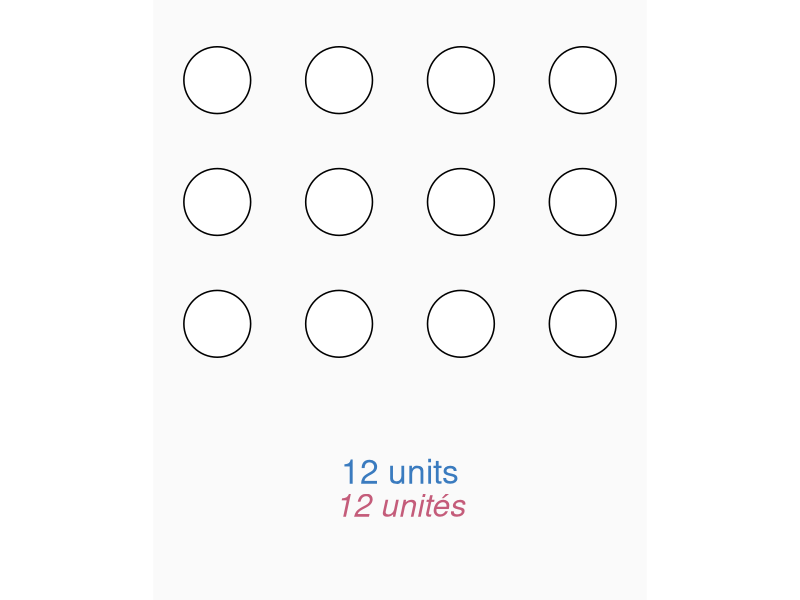
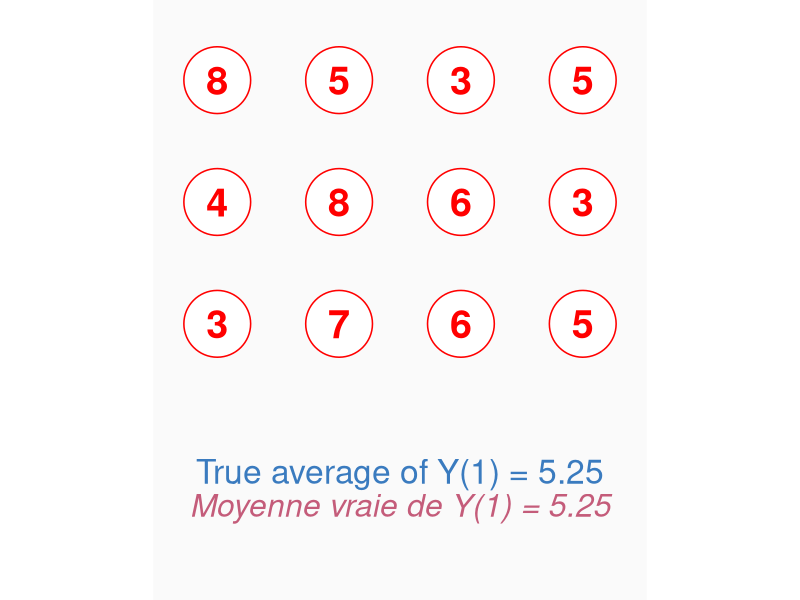
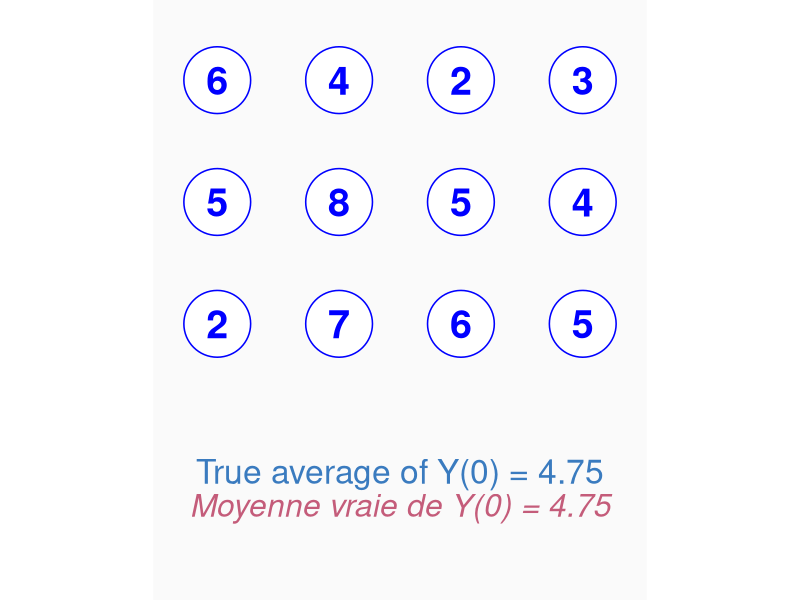
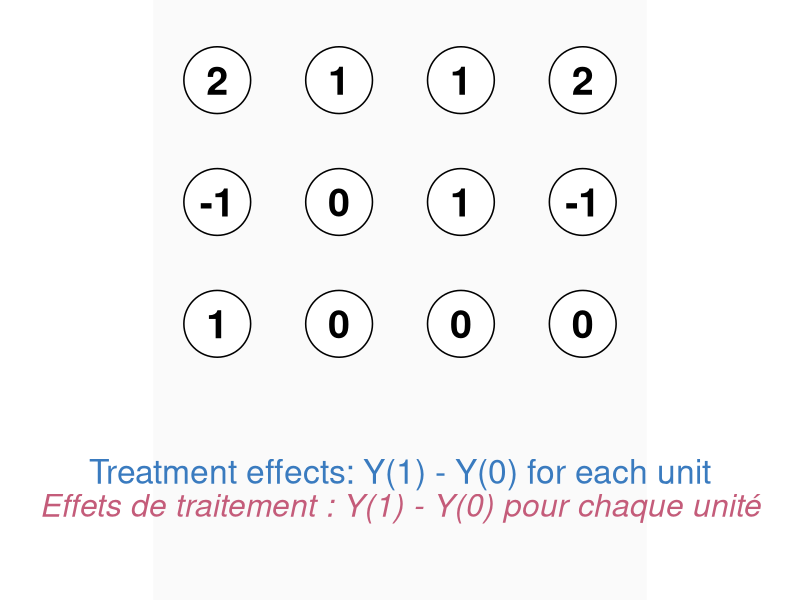
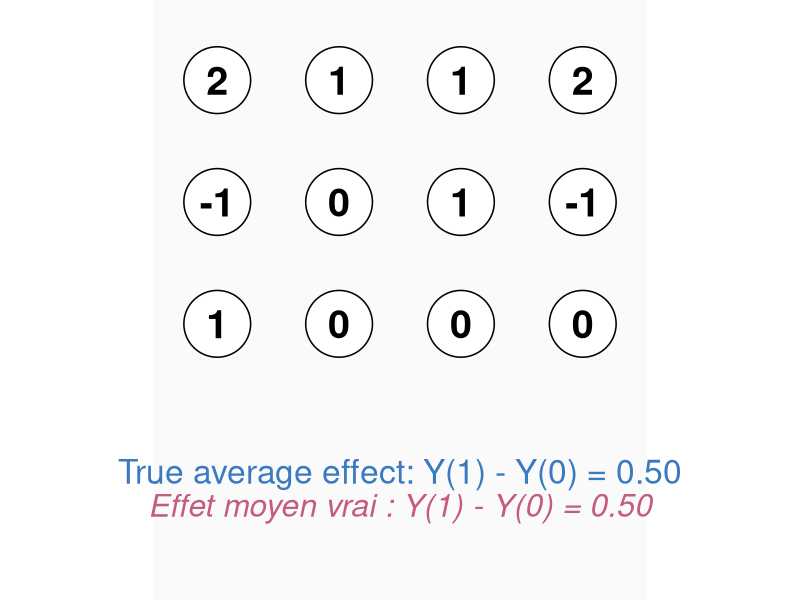
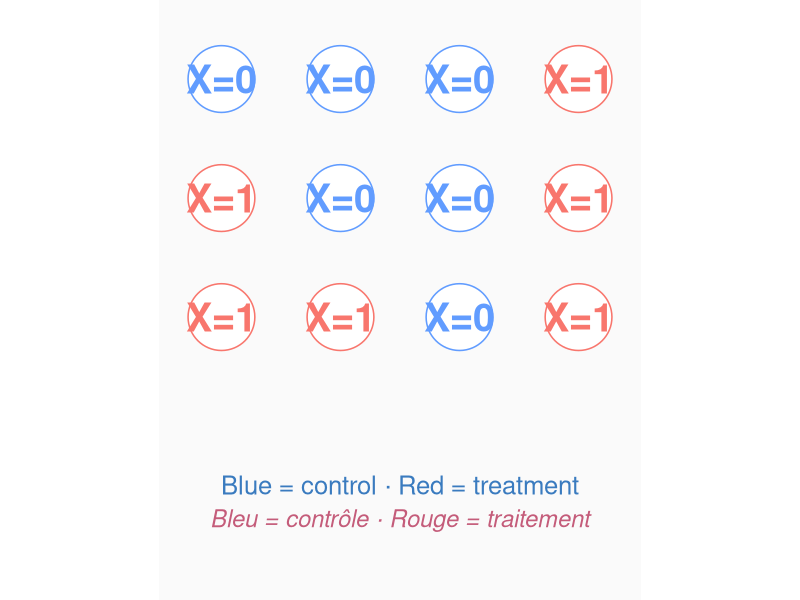
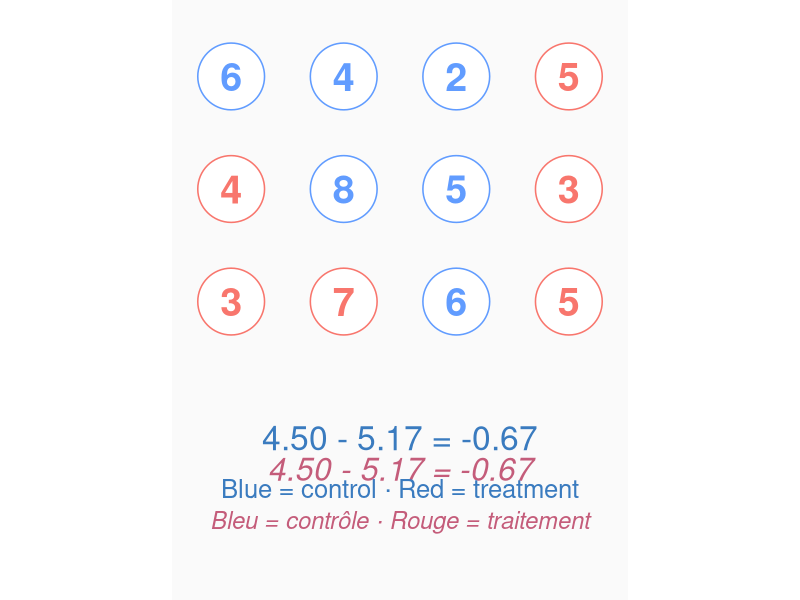
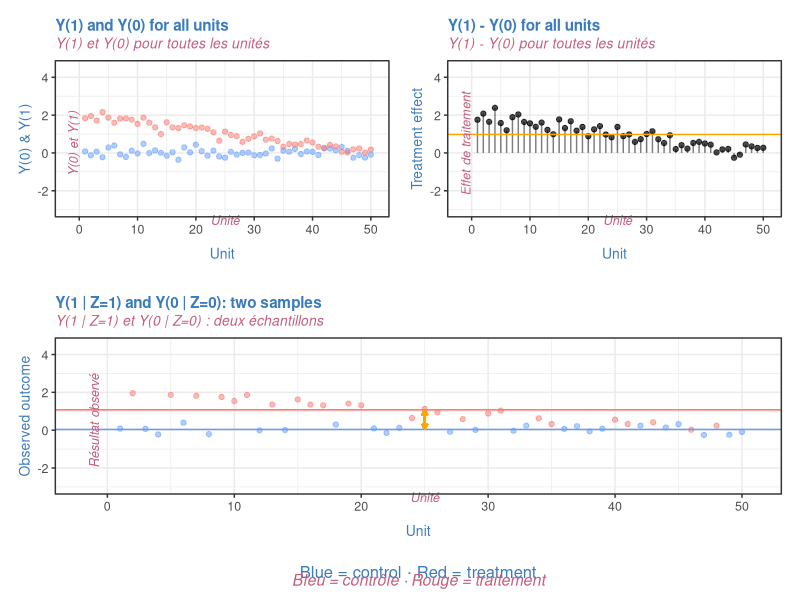

These figures' R source, in order:
## ---- chunk 1
library(tidyverse)
library(knitr)
library(patchwork)

opts_chunk$set(
  fig.align = "center",
  fig.width = 9,
  fig.height = 6.5
)

COL_EN <- "#3a7bbf"
COL_FR <- "#c45c7a"

add_bilingual_note <- function(
  p,
  x,
  y,
  en,
  fr,
  size_en = 8.5,
  size_fr = 8
) {
  if (!is.null(en)) {
    p <- p +
      annotate(
        "text",
        x = x,
        y = y + 0.14,
        label = en,
        color = COL_EN,
        size = size_en,
        lineheight = 0.9
      )
  }
  if (!is.null(fr)) {
    p <- p +
      annotate(
        "text",
        x = x,
        y = y - 0.14,
        label = fr,
        color = COL_FR,
        size = size_fr,
        lineheight = 0.9,
        fontface = "italic"
      )
  }
  p
}

plot_grid <- function(
  Y,
  X = rep(1, length(Y)),
  labels = NULL,
  title_en = NULL,
  title_fr = NULL,
  legend_en = NULL,
  legend_fr = NULL,
  color = "red"
) {
  stopifnot(length(Y) == 12)
  stopifnot(length(X) == 12)

  if (is.null(labels)) {
    labels <- if (is.numeric(Y)) as.character(Y) else as.character(Y)
  }
  stopifnot(length(labels) == 12)

  df <- tibble(
    x = rep(1:4, each = 3),
    y = rep(3:1, times = 4),
    label = labels,
    show = X == 1
  )

  df_show <- df |> filter(show)
  show_text <- any(!is.na(df_show$label) & df_show$label != "", na.rm = TRUE)

  p <- ggplot(df, aes(x, y)) +
    geom_point(
      data = df_show,
      shape = 21,
      fill = "white",
      color = color,
      size = 22,
      stroke = 0.8
    )

  if (show_text) {
    p <- p +
      geom_text(
        data = df_show,
        aes(label = label),
        color = color,
        size = 10,
        fontface = "bold"
      )
  }

  y_bottom <- -0.6
  if (!is.null(title_en) || !is.null(title_fr)) {
    p <- add_bilingual_note(p, 2.5, -0.35, title_en, title_fr)
    y_bottom <- -0.85
  }
  if (!is.null(legend_en) || !is.null(legend_fr)) {
    p <- add_bilingual_note(
      p, 2.5, y_bottom + 0.05, legend_en, legend_fr, 6.5, 6
    )
    y_bottom <- y_bottom - 0.35
  }

  p +
    coord_equal(
      xlim = c(0.7, 4.3),
      ylim = c(y_bottom, 3.4),
      clip = "off"
    ) +
    theme_void() +
    theme(
      plot.background = element_rect(fill = "grey98", color = NA),
      plot.margin = margin(4, 4, 18, 4)
    )
}

Y1 <- c(8, 4, 3,
       5, 8, 7,
       3, 6, 6,
       5, 3, 5)

Y0 <- c(6, 5, 2,
       4, 8, 7,
       2, 5, 6,
       3, 4, 5)

X_sample1 <- c(1, 1, 1, 0, 0, 1, 0, 0, 0, 1, 0, 1)
X_sample2 <- c(1, 1, 0, 0, 0, 1, 0, 1, 1, 0, 1, 0)
X_sample3 <- c(1, 1, 0, 1, 1, 0, 0, 0, 1, 1, 0, 0)

set.seed(123)
Z_assign <- rep(0L, 12L)
Z_assign[sample(12L, 6L)] <- 1L

PO_TREAT <- "#F8766D"
PO_CONTROL <- "#619CFF"
PO_LEGEND_EN <- "Blue = control · Red = treatment"
PO_LEGEND_FR <- "Bleu = contrôle · Rouge = traitement"

plot_assignment <- function(
  labels,
  Z,
  title_en = NULL,
  title_fr = NULL,
  subtitle_en = NULL,
  subtitle_fr = NULL,
  legend_en = PO_LEGEND_EN,
  legend_fr = PO_LEGEND_FR
) {
  stopifnot(length(labels) == 12, length(Z) == 12)

  df <- tibble(
    x = rep(1:4, each = 3),
    y = rep(3:1, times = 4),
    label = as.character(labels),
    treated = Z == 1
  )

  p <- ggplot(df, aes(x, y)) +
    geom_point(
      aes(color = treated),
      shape = 21,
      fill = "white",
      size = 22,
      stroke = 0.8
    ) +
    geom_text(
      aes(label = label, color = treated),
      size = 10,
      fontface = "bold"
    ) +
    scale_color_manual(
      values = c(`TRUE` = PO_TREAT, `FALSE` = PO_CONTROL),
      guide = "none"
    ) +
    theme_void() +
    theme(
      plot.background = element_rect(fill = "grey98", color = NA),
      plot.margin = margin(4, 4, 18, 4)
    )

  y_bottom <- -0.6
  if (!is.null(title_en) || !is.null(title_fr)) {
    p <- add_bilingual_note(p, 2.5, -0.35, title_en, title_fr)
    y_bottom <- -0.85
  }
  if (!is.null(subtitle_en) || !is.null(subtitle_fr)) {
    p <- add_bilingual_note(
      p, 2.5, y_bottom + 0.05, subtitle_en, subtitle_fr, 7, 6.5
    )
    y_bottom <- y_bottom - 0.3
  }
  if (!is.null(legend_en) || !is.null(legend_fr)) {
    p <- add_bilingual_note(
      p, 2.5, y_bottom + 0.05, legend_en, legend_fr, 6.5, 6
    )
    y_bottom <- y_bottom - 0.35
  }

  p +
    coord_equal(xlim = c(0.7, 4.3), ylim = c(y_bottom, 3.4), clip = "off")
}

po_panel <- function(
  p,
  N,
  title_en,
  title_fr,
  x_en = "Unit",
  x_fr = "Unité",
  y_en = "Outcome",
  y_fr = "Résultat"
) {
  p +
    coord_cartesian(xlim = c(-1.5, N + 0.5), ylim = c(-3, 4.5), clip = "off") +
    labs(title = title_en, subtitle = title_fr, x = x_en, y = y_en) +
    theme_bw() +
    theme(
      plot.title = element_text(
        color = COL_EN, size = 11, face = "bold", margin = margin(b = 2)
      ),
      plot.subtitle = element_text(
        color = COL_FR, size = 10, face = "italic", margin = margin(b = 6)
      ),
      axis.title.x = element_text(color = COL_EN, size = 10, margin = margin(t = 8)),
      axis.title.y = element_text(color = COL_EN, size = 10),
      axis.text = element_text(size = 9),
      legend.position = "none",
      plot.margin = margin(8, 8, 16, 8, "pt")
    ) +
    annotate(
      "text", x = N / 2, y = -3.55, label = x_fr,
      color = COL_FR, size = 3.2, fontface = "italic"
    ) +
    annotate(
      "text", x = -1.05, y = 0.5, label = y_fr,
      color = COL_FR, size = 3.2, fontface = "italic", angle = 90
    )
}

po.graph <- function(N, Y0, Y1, u, Z, excludep4 = FALSE) {
  data <- data.frame(u = u, Y0 = Y0, Y1 = Y1, Z = Z)

  p1 <- ggplot(data, aes(x = u, y = Y0)) +
    geom_point(col = PO_CONTROL, alpha = 0.5) +
    geom_point(aes(y = Y1), col = PO_TREAT, alpha = 0.5)
  p1 <- po_panel(
    p1, N,
    "Y(1) and Y(0) for all units",
    "Y(1) et Y(0) pour toutes les unités",
    y_en = "Y(0) & Y(1)", y_fr = "Y(0) et Y(1)"
  )

  p2 <- ggplot(data, aes(x = u, y = Y1 - Y0)) +
    geom_point(aes(y = Y1 - Y0), alpha = 0.7) +
    geom_segment(aes(x = u, xend = u, y = 0, yend = Y1 - Y0), alpha = 0.5) +
    geom_hline(aes(yintercept = mean(Y1 - Y0)), color = "orange")
  p2 <- po_panel(
    p2, N,
    "Y(1) - Y(0) for all units",
    "Y(1) - Y(0) pour toutes les unités",
    y_en = "Treatment effect", y_fr = "Effet de traitement"
  )

  mean_y0_z0 <- mean(data$Y0[data$Z == 0])
  mean_y1_z1 <- mean(data$Y1[data$Z == 1])
  gap_inset <- 0.08
  gap_arrow <- arrow(ends = "both", length = unit(0.12, "cm"))
  gap_segment <- function(y0, y1) {
    list(
      ylo = min(y0, y1) + gap_inset,
      yhi = max(y0, y1) - gap_inset
    )
  }
  gap_p3 <- gap_segment(mean_y0_z0, mean_y1_z1)

  p3 <- data |>
    mutate(Y = ifelse(Z == 0, Y0, Y1)) |>
    ggplot(aes(x = u, y = Y)) +
    geom_point(col = ifelse(Z, PO_TREAT, PO_CONTROL), alpha = 0.5) +
    geom_hline(yintercept = mean_y0_z0, col = PO_CONTROL) +
    geom_hline(yintercept = mean_y1_z1, col = PO_TREAT) +
    geom_segment(
      x = N / 2, xend = N / 2, y = gap_p3$ylo, yend = gap_p3$yhi,
      inherit.aes = FALSE, color = "orange", linewidth = 0.9, arrow = gap_arrow
    )
  p3 <- po_panel(
    p3, N,
    "Y(1 | Z=1) and Y(0 | Z=0): two samples",
    "Y(1 | Z=1) et Y(0 | Z=0) : deux échantillons",
    y_en = "Observed outcome", y_fr = "Résultat observé"
  )

  mean_y0_left  <- mean(data$Y0[data$Z == 0 & data$u <= N / 2])
  mean_y1_left  <- mean(data$Y1[data$Z == 1 & data$u <= N / 2])
  mean_y0_right <- mean(data$Y0[data$Z == 0 & data$u > N / 2])
  mean_y1_right <- mean(data$Y1[data$Z == 1 & data$u > N / 2])
  gap_p4_left  <- gap_segment(mean_y0_left, mean_y1_left)
  gap_p4_right <- gap_segment(mean_y0_right, mean_y1_right)

  p4 <- ggplot(data, aes(x = u, y = Y0)) +
    geom_point(col = PO_CONTROL, alpha = 0.7) +
    geom_point(aes(y = Y1), col = PO_TREAT, alpha = 0.5) +
    geom_segment(
      data = data[Z == 0 & u <= N / 2, ],
      aes(x = 1, xend = N / 2, y = mean_y0_left, yend = mean_y0_left),
      lwd = 1.3, col = PO_CONTROL, inherit.aes = FALSE
    ) +
    geom_segment(
      data = data[Z == 1 & u <= N / 2, ],
      aes(x = 1, xend = N / 2, y = mean_y1_left, yend = mean_y1_left),
      lwd = 1.3, col = PO_TREAT, inherit.aes = FALSE
    ) +
    geom_segment(
      data = data[Z == 0 & u > N / 2, ],
      aes(x = N / 2, xend = N, y = mean_y0_right, yend = mean_y0_right),
      lwd = 1.3, col = PO_CONTROL, inherit.aes = FALSE
    ) +
    geom_segment(
      data = data[Z == 1 & u > N / 2, ],
      aes(x = N / 2, xend = N, y = mean_y1_right, yend = mean_y1_right),
      lwd = 1.3, col = PO_TREAT, inherit.aes = FALSE
    ) +
    geom_segment(
      x = (1 + N / 2) / 2, xend = (1 + N / 2) / 2,
      y = gap_p4_left$ylo, yend = gap_p4_left$yhi,
      inherit.aes = FALSE, color = "orange", linewidth = 0.9, arrow = gap_arrow
    ) +
    geom_segment(
      x = (N / 2 + N) / 2, xend = (N / 2 + N) / 2,
      y = gap_p4_right$ylo, yend = gap_p4_right$yhi,
      inherit.aes = FALSE, color = "orange", linewidth = 0.9, arrow = gap_arrow
    )
  p4 <- po_panel(
    p4, N, "Subgroup ATEs", "ATE par sous-groupe",
    y_en = "Y(0) & Y(1)", y_fr = "Y(0) et Y(1)"
  )

  if (!excludep4) {
    combined <- (p1 | p2) / (p3 | p4)
  } else {
    combined <- wrap_plots(p1, p2, p3, design = "12\n33")
  }

  caption_plot <- add_bilingual_note(
    ggplot(), 0.5, 0.55, PO_LEGEND_EN, PO_LEGEND_FR, 4.2, 4
  ) +
    coord_cartesian(xlim = c(0, 1), ylim = c(0, 1), clip = "off") +
    theme_void()

  combined / caption_plot + plot_layout(heights = c(10, 0.7))
}

y1_hist <- c(7, 5, 3, 3, 5, 8, 6, 5, 3, 7, 6, 5)
tau_hist <- c(1, 1, 1, 0, 0, 0, 1, 1, 1, 0, 0, 0)
y0_hist <- y1_hist - tau_hist

set.seed(123)
n_hist_sim <- 3000
y1_sample_means <- replicate(n_hist_sim, mean(y1_hist[sample(12, 6)]))
ate_estimates <- replicate(n_hist_sim, {
  z <- rep(0L, 12L)
  z[sample(12, 6)] <- 1L
  mean(y1_hist[z == 1]) - mean(y0_hist[z == 0])
})

plot_sample_hist <- function(
  values,
  true_value,
  fill_col,
  title_en,
  title_fr,
  x_en,
  x_fr
) {
  p <- ggplot(tibble(x = values), aes(x)) +
    geom_histogram(bins = 16, fill = fill_col, color = "white", alpha = 0.9) +
    geom_vline(xintercept = true_value, linewidth = 1) +
    labs(title = title_en, subtitle = title_fr, x = x_en, y = "Count") +
    theme_bw() +
    theme(
      plot.title = element_text(color = COL_EN, face = "bold", size = 13),
      plot.subtitle = element_text(color = COL_FR, face = "italic", size = 11),
      axis.title.x = element_text(color = COL_EN, size = 10, margin = margin(t = 8)),
      axis.title.y = element_text(color = COL_EN, size = 10),
      plot.margin = margin(8, 8, 18, 8)
    )

  built <- ggplot_build(p)
  ymax <- max(built$data[[1]]$count, na.rm = TRUE)
  x_mid <- mean(range(values))

  p +
    expand_limits(y = ymax * 1.12) +
    coord_cartesian(clip = "off") +
    annotate(
      "text", x = x_mid, y = -0.14 * ymax, label = x_fr,
      color = COL_FR, size = 3.2, fontface = "italic"
    ) +
    annotate(
      "text", x = -Inf, y = Inf, label = "Fréquence",
      color = COL_FR, size = 3.2, fontface = "italic",
      vjust = 1.8, hjust = -0.15
    )
}
## ---- chunk 2
plot_grid(
  Y = rep(0, 12),
  labels = rep("", 12),
  title_en = "12 units",
  title_fr = "12 unités",
  color = "black"
)
## ---- chunk 3
plot_grid(
  Y1,
  title_en = sprintf("True average of Y(1) = %.2f", mean(Y1)),
  title_fr = sprintf("Moyenne vraie de Y(1) = %.2f", mean(Y1)),
  color = "red"
)
## ---- chunk 4
plot_grid(
  Y0,
  title_en = sprintf("True average of Y(0) = %.2f", mean(Y0)),
  title_fr = sprintf("Moyenne vraie de Y(0) = %.2f", mean(Y0)),
  color = "blue"
)
## ---- chunk 5
plot_grid(
  Y1 - Y0,
  title_en = "Treatment effects: Y(1) - Y(0) for each unit",
  title_fr = "Effets de traitement : Y(1) - Y(0) pour chaque unité",
  color = "black"
)
## ---- chunk 6
plot_grid(
  Y1 - Y0,
  title_en = sprintf(
    "True average effect: Y(1) - Y(0) = %.2f",
    mean(Y1 - Y0)
  ),
  title_fr = sprintf(
    "Effet moyen vrai : Y(1) - Y(0) = %.2f",
    mean(Y1 - Y0)
  ),
  color = "black"
)
## ---- chunk 7
plot_assignment(
  labels = if_else(Z_assign == 1, "X=1", "X=0"),
  Z = Z_assign
)
## ---- chunk 8
est_diff <- sprintf(
  "%.2f - %.2f = %.2f",
  mean(Y1[Z_assign == 1]),
  mean(Y0[Z_assign == 0]),
  mean(Y1[Z_assign == 1]) - mean(Y0[Z_assign == 0])
)
plot_assignment(
  labels = if_else(Z_assign == 1, as.character(Y1), as.character(Y0)),
  Z = Z_assign,
#  subtitle_en = "Sample mean difference",
#  subtitle_fr = "Différence des moyennes d'échantillon"
  title_en = est_diff,
  title_fr = est_diff,
)
## ---- chunk 9
set.seed(1)
## ---- chunk 10
N_po <- 50
u_po <- seq(1:N_po)
Y1_po <- 1 - (u_po - N_po / 2) / 25 + rnorm(N_po) / 5
Y0_po <- 0 + rnorm(N_po) / 5
Z_po <- 1:N_po %in% sample(N_po, N_po / 2)

po.graph(N_po, Y0_po, Y1_po, u_po, Z_po, excludep4 = TRUE)
## ---- chunk 11
set.seed(1)
N_po <- 50
u_po <- seq(1:N_po)
Y1_po <- 1 - (u_po - N_po / 2) / 25 + rnorm(N_po) / 5
Y0_po <- 0 + rnorm(N_po) / 5
Z_po <- 1 * (u_po > 25)

po.graph(N_po, Y0_po, Y1_po, u_po, Z_po, excludep4 = TRUE)
## ---- chunk 12
#| echo: false
#| fig-align: center
#| fig-width: 6
#| fig-height: 5.25
#| out-width: 100%
plot_assignment(
  labels = if_else(Z_assign == 1, as.character(Y1), as.character(Y0)),
  Z = Z_assign,
  title_en = est_diff,
  title_fr = est_diff,
  subtitle_en = "Sample mean difference",
  subtitle_fr = "Différence des moyennes d'échantillon"
)
## ---- chunk 13
#| echo: false
#| fig-align: center
#| fig-width: 6
#| fig-height: 5.25
#| out-width: 100%
plot_assignment(
  labels = if_else(Z_assign == 1, as.character(Y1), as.character(Y0)),
  Z = sample(Z_assign),
  title_en = est_diff,
  title_fr = est_diff,
  subtitle_en = "Sample mean difference",
  subtitle_fr = "Différence des moyennes d'échantillon"
)
## ---- chunk 14
plot_sample_hist(
  values = ate_estimates,
  true_value = mean(tau_hist),
  fill_col = "#984EA3",
  title_en = "Distribution of ATE estimates",
  title_fr = "Distribution des estimations de l'ATE",
  x_en = "Estimated ATE",
  x_fr = "ATE estimé"
)
## ---- chunk 15
plot_grid(
  Y1,
  X = X_sample1,
  title_en = sprintf(
    "Average Y(1) of sample #1 = %.2f",
    mean(Y1[X_sample1 == 1])
  ),
  title_fr = sprintf(
    "Moyenne de Y(1) de l'échantillon n°1 = %.2f",
    mean(Y1[X_sample1 == 1])
  ),
  color = "red"
)
## ---- chunk 16
plot_grid(
  Y1,
  X = X_sample2,
  title_en = sprintf(
    "Average Y(1) of sample #2 = %.2f",
    mean(Y1[X_sample2 == 1])
  ),
  title_fr = sprintf(
    "Moyenne de Y(1) de l'échantillon n°2 = %.2f",
    mean(Y1[X_sample2 == 1])
  ),
  color = "red"
)
## ---- chunk 17
plot_grid(
  Y1,
  X = X_sample3,
  title_en = sprintf(
    "Average Y(1) of sample #3 = %.2f",
    mean(Y1[X_sample3 == 1])
  ),
  title_fr = sprintf(
    "Moyenne de Y(1) de l'échantillon n°3 = %.2f",
    mean(Y1[X_sample3 == 1])
  ),
  color = "red"
)
## ---- chunk 18
plot_sample_hist(
  values = y1_sample_means,
  true_value = mean(y1_hist),
  fill_col = PO_TREAT,
  title_en = "Distribution of sample averages of Y(1)",
  title_fr = "Distribution des moyennes d'échantillon de Y(1)",
  x_en = "Sample average of Y(1)",
  x_fr = "Moyenne d'échantillon de Y(1)"
)
